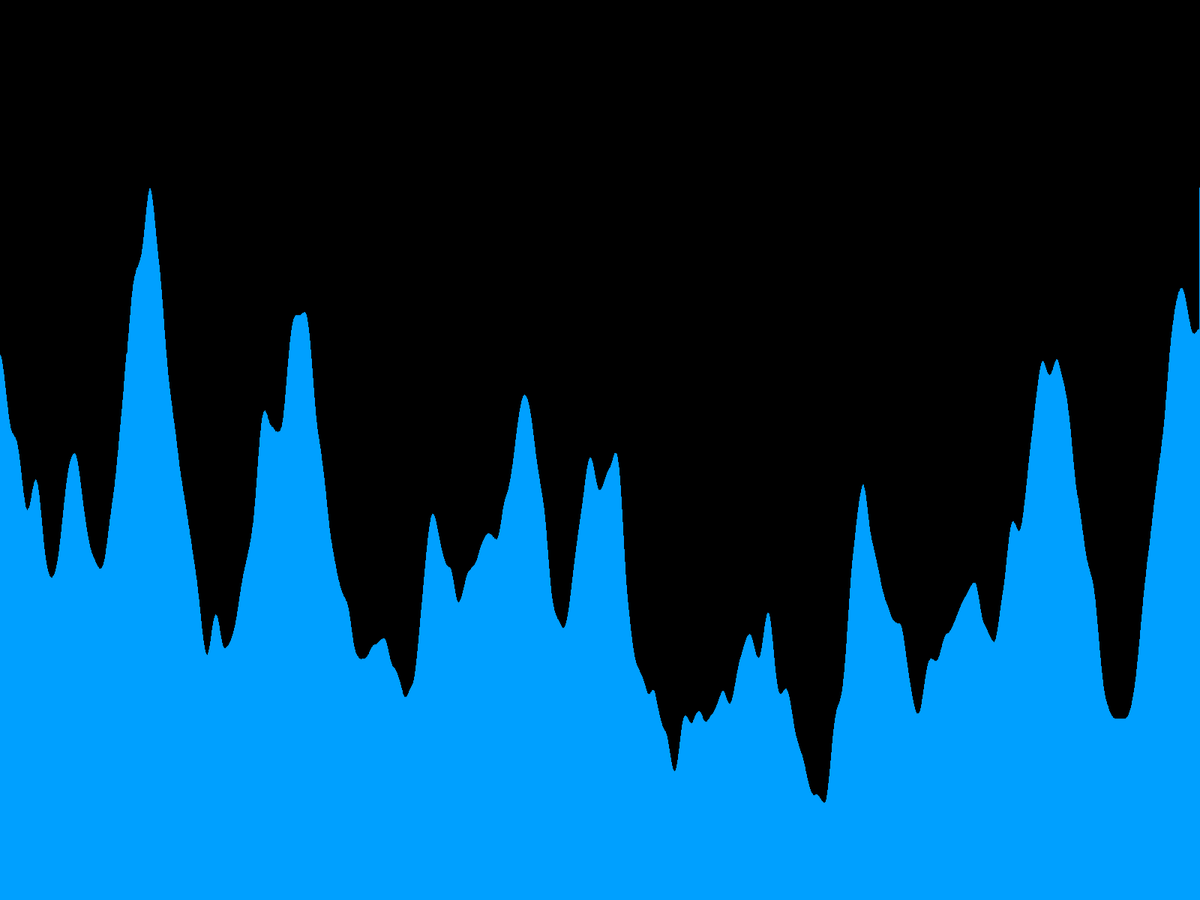
Frame 1 (no input)
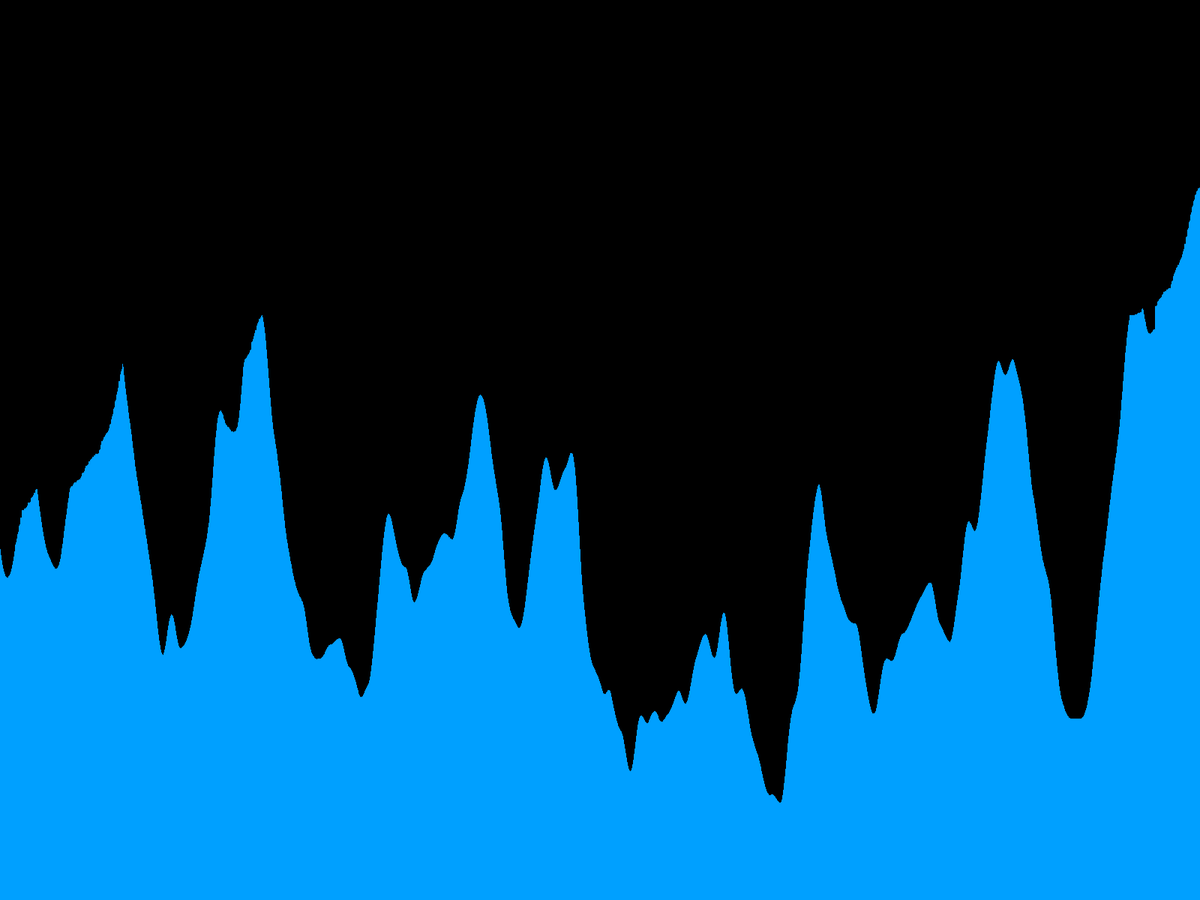
Frame 60 (the mouse pressed at the canvas centre just before this capture)
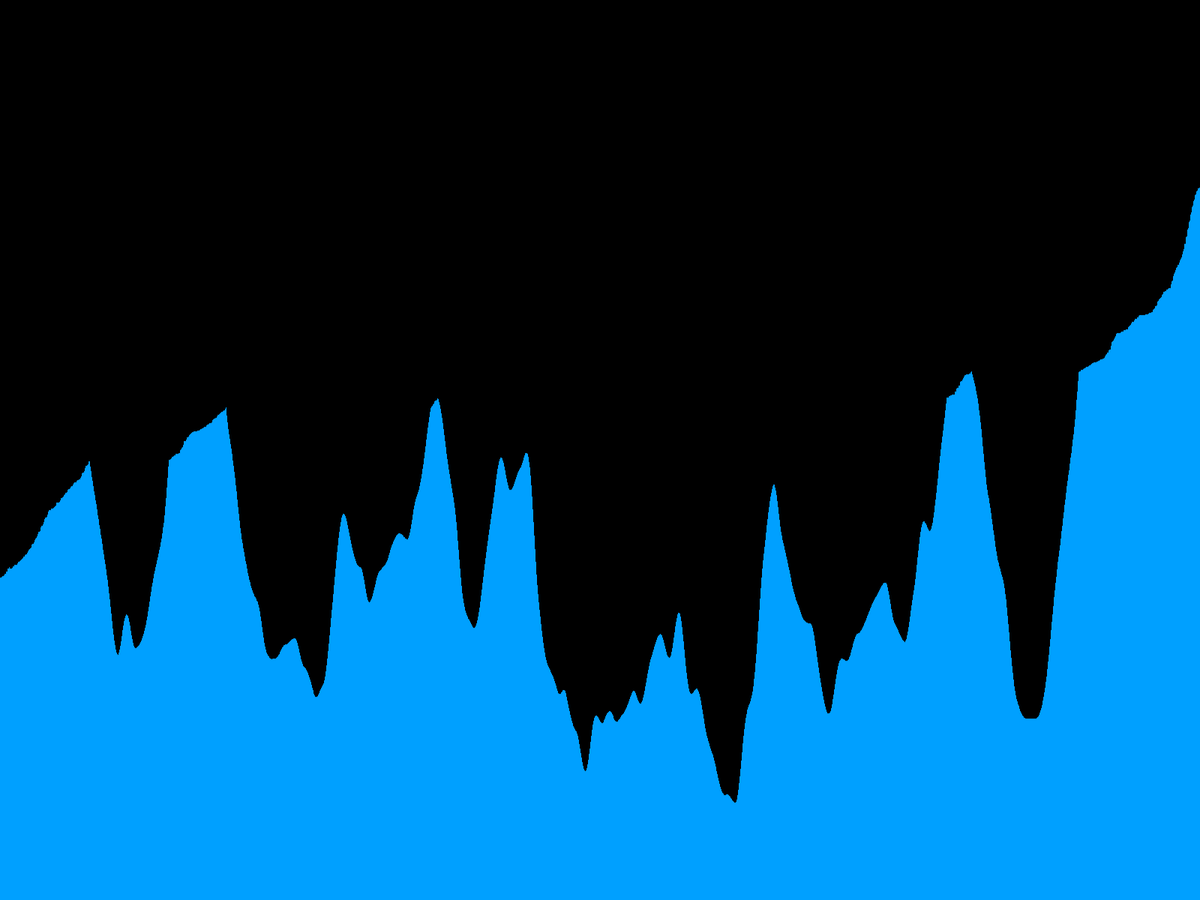
Frame 120 (the mouse held since frame 60 and released just before this capture)

The Processing sketch that drew these frames (run headless with seeded random() and noise(); from frame 60 on, the mouse is pressed at the canvas centre):

// Processing sketch: bubblesort
// ── bubblesort.pde
float[] values;
int i=0;
int j=0;

void setup(){
   fullScreen();
   //size(1920,1080);
   values = new float[width];
   for(int i=0;i<values.length;i++){
        //values[i]=random(height);
        values[i]=noise(i/100.0)*height;
   }
   //values=sort(values);
 }

void draw(){
  background(0);
    if(i<values.length){
      for(int j=0;j<values.length-i-1;j++){
        float a=values[j];
        float b=values[j+1];
          if(a>b){
              swap(values,j,j+1); }
      }
    }else {
          println("finshed");
          noLoop();
    }

  for(int i=0;i<values.length;i++){
       stroke(0,160,255);
       line(i,height,i,height-values[i]);
  }
}

void swap(float[] arr,int a,int b){
     float temp = arr[a];
     arr[a]=arr[b];
     arr[b]=temp;
  
}
